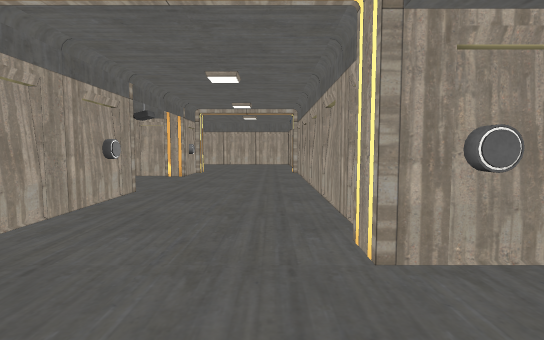
View 1 (above)

16 first-person views from a walk through a Unity game level. The camera is 1.4 m above the floor, tilts 4° down and sees 85° across. Doors are open. The floor is counted in squares, 1 m on a side. Each view is taken from the middle of a square. On the plan, view 1 faces up. The plan holds only what a view shows up to about 14 squares ahead; the rest is blank. The place goes on beyond the plan. The player character is not drawn. Some surface patterns are stand-ins.

View 2
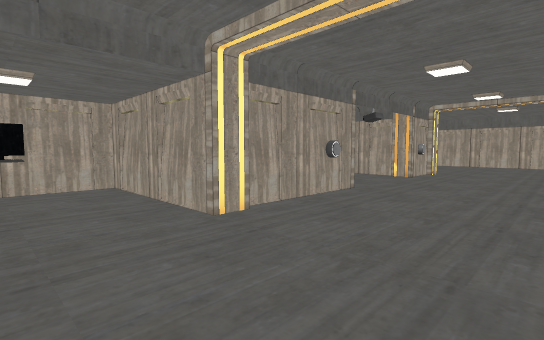

View 3
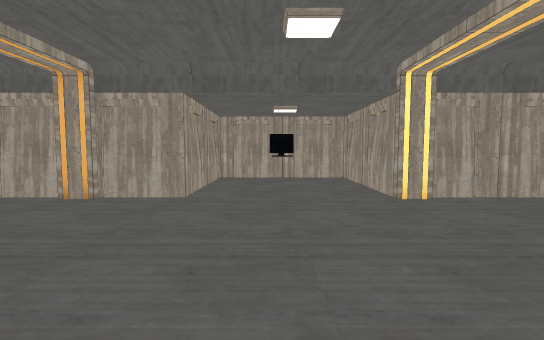

View 4
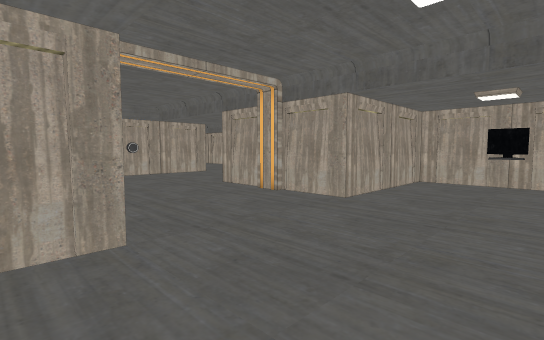

View 5
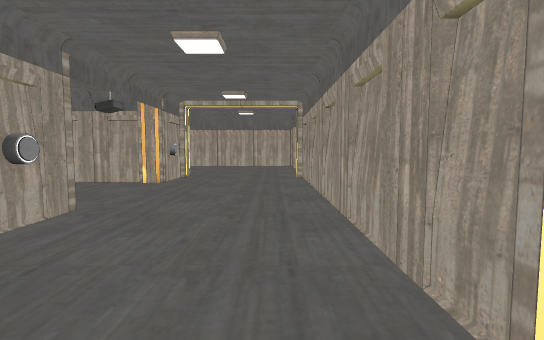

View 6
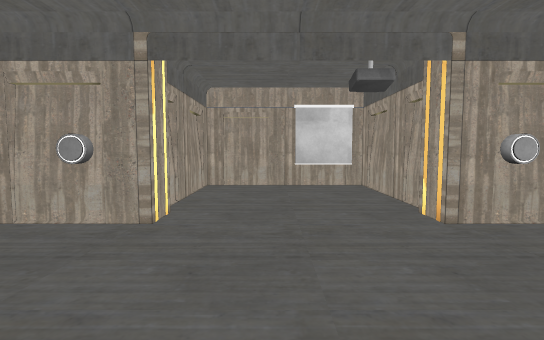

View 7
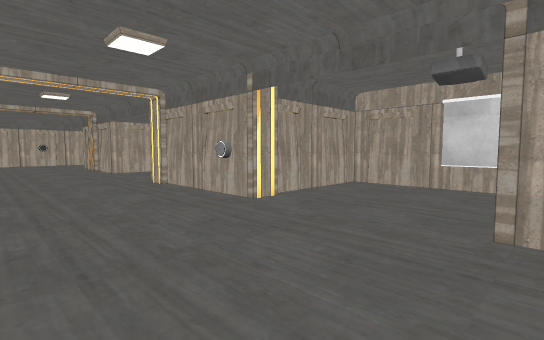

View 8
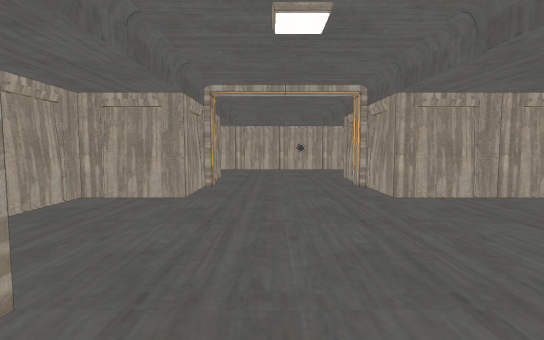

View 9
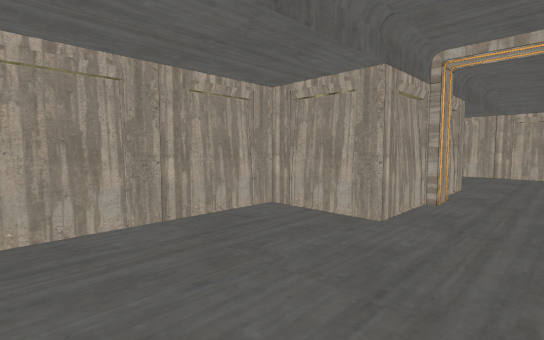

View 10
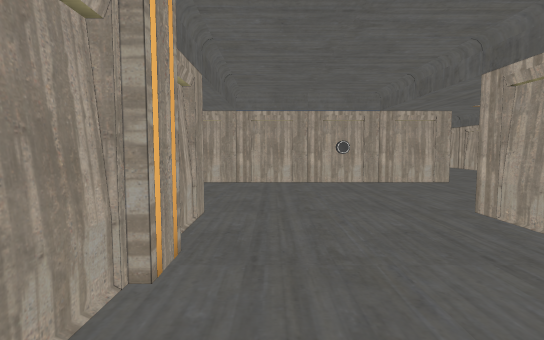

View 11
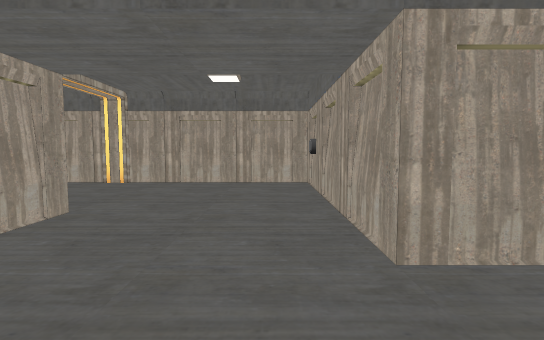

View 12
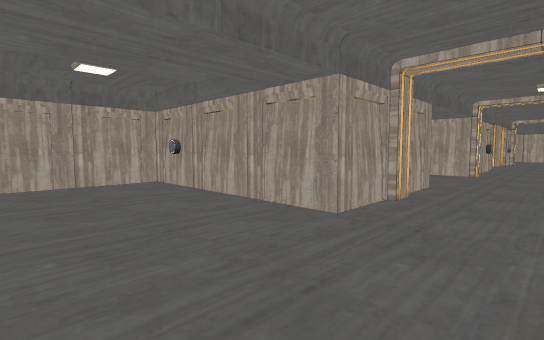

View 13
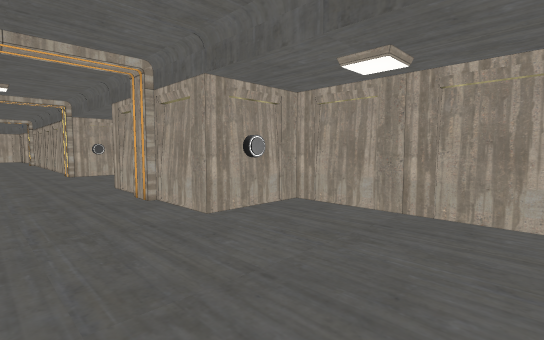

View 14
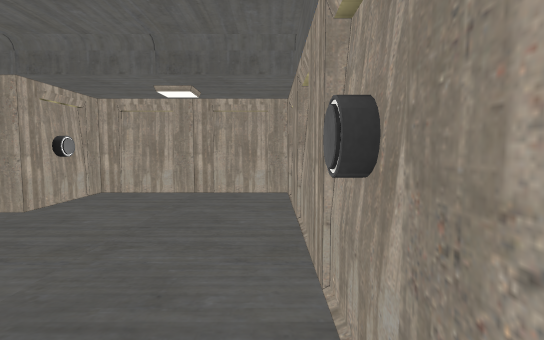

View 15
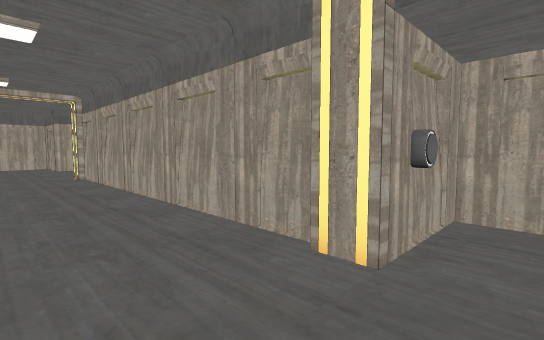

View 16
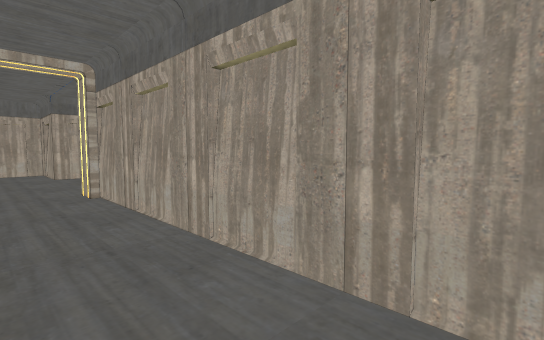

### Floor plan
Ten units are one square. View 1 is at (0, 0); x grows to the right and y downward. Boxes are objects, and circles mark ways between rooms. Rooms are numbered by the first view taken in them; rooms with no view inside come last. Other rooms are left out.
<svg viewBox="-141 -180 192 340">
<path fill="none" stroke="#000" d="M-42 -35 -106 -35 -106 26 -46 26 -46 50 -42 50M25 -35 13 -35M13 50 16 50 16 26 46 26 46 -35 34 -35M-46 -98 -46 -41M-46 -172 -46 -153M16 -47 16 -175M-26 145 42 145M-42 60 -46 60 -46 85 -115 85M-76 145 -35 145M25 85 16 85 16 60 13 60M-124 85 -136 85 -136 155M46 145 46 85 34 85M-56 -155 -106 -155 -106 -94 -58 -94"/>
<rect x="-105" y="-15" width="10" height="20" fill="#bbb"><title>other object</title></rect>
<rect x="-105" y="-145" width="10" height="10" fill="#bbb"><title>whiteboard</title></rect>
<circle cx="-15" cy="-40" r="3" fill="#2a7"/>
<circle cx="-15" cy="55" r="3" fill="#2a7"/>
<circle cx="-50" cy="-125" r="3" fill="#2a7"/>
<text x="-30" y="0">1</text>
<text x="-20" y="-110">2</text>
<text x="-40" y="110">3</text>
<text x="-80" y="-130">4</text>
</svg>
Room 1 opens to room 2. Room 1 opens to room 3. Room 2 opens to room 4.

Where each view was taken, in squares from view 1:
view 1: 0 up, 0 right, facing up
view 2: 0 up, 1 right, facing up-left
view 3: 0 up, 4 right, facing left
view 4: 2 up, 3 right, facing down-left
view 5: 3 up, 0 right, facing up
view 6: 12 up, 1 right, facing left
view 7: 16 up, 1 right, facing down-left
view 8: 6 up, 1 left, facing down
view 9: 3 up, 1 left, facing down-right
view 10: 2 down, 0 right, facing down
view 11: 10 down, 1 left, facing left
view 12: 14 down, 1 left, facing up-left
view 13: 14 down, 2 left, facing up-right
view 14: 14 down, 5 left, facing right
view 15: 2 up, 2 left, facing up-right
view 16: 8 up, 1 left, facing up-right
